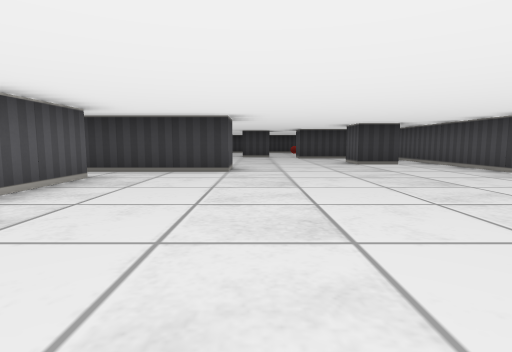
view 1 (above)

15 first-person views from a walk through a cub3D level. The camera is about half as high as the walls, tilts 6° down and sees 80° across. The floor is counted in squares. Each view is taken from the middle of a square. On the plan, view 1 faces up. The plan holds only what a view shows up to about 9 squares ahead; the rest is blank.

view 2
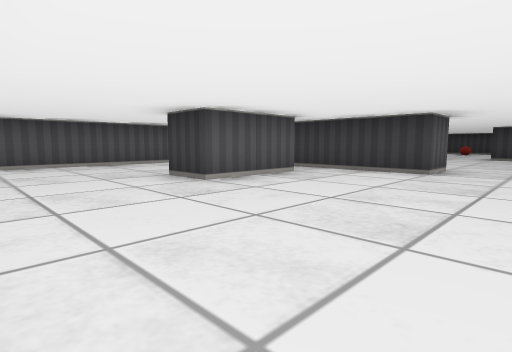

view 3
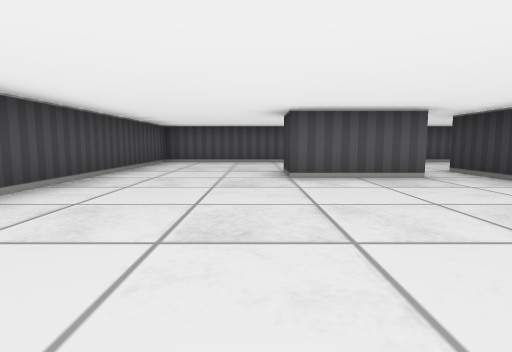

view 4
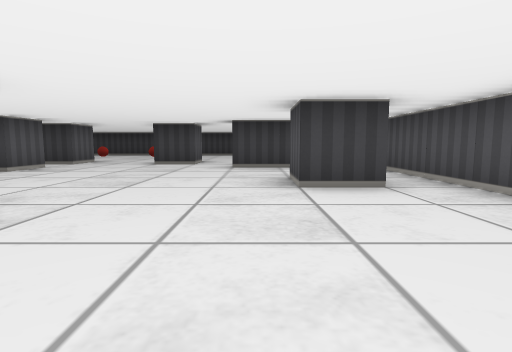

view 5
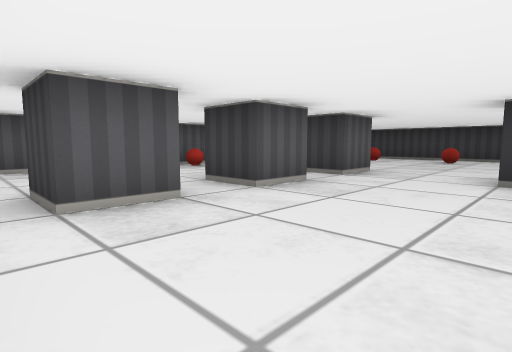

view 6
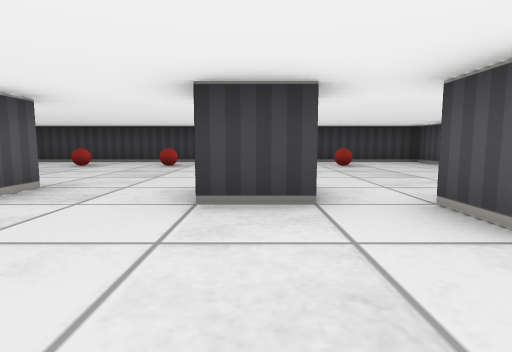

view 7
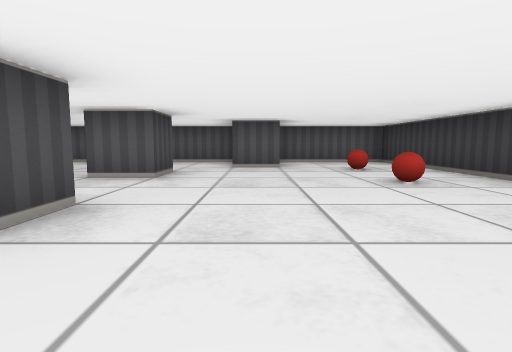

view 8
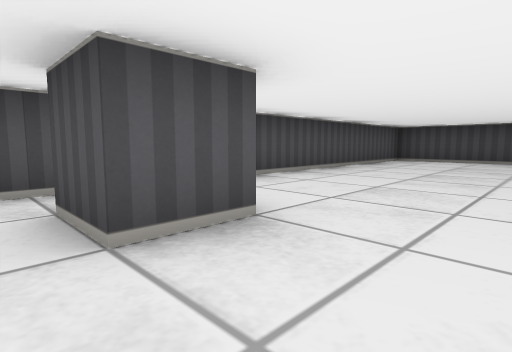

view 9
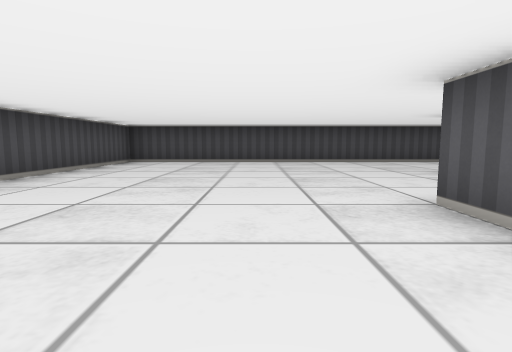

view 10
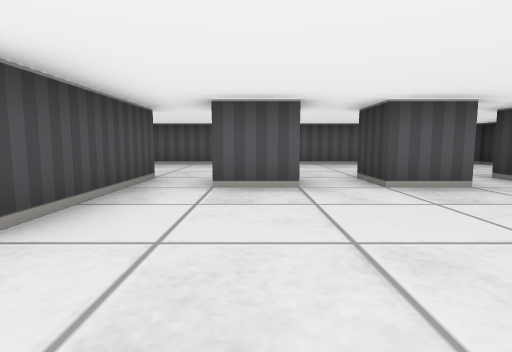

view 11
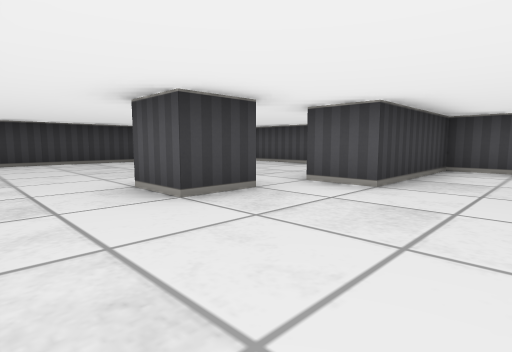

view 12
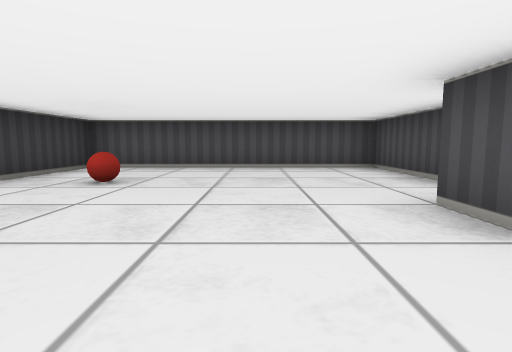

view 13
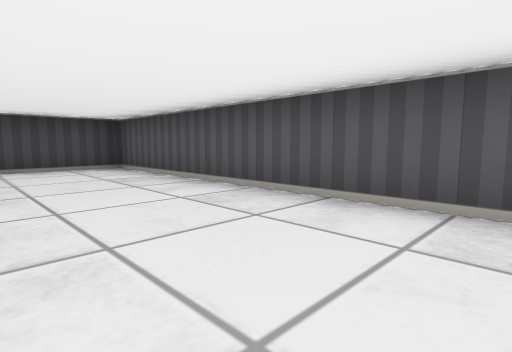

view 14
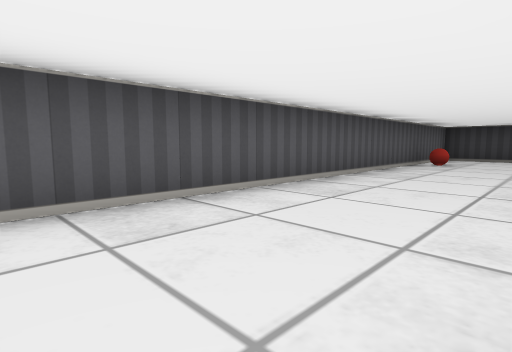

view 15
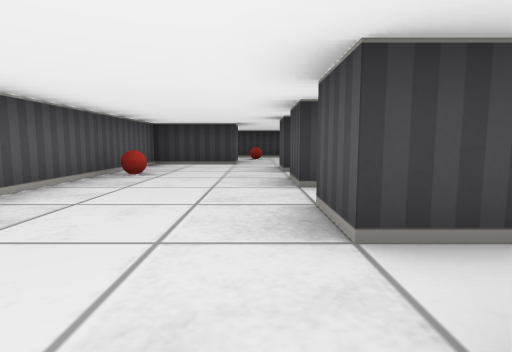

### Floor plan
Points are (right, up) in squares from view 1. A wall is a line through its corners. A room is listed if a view was taken in it or the views show most of it. See-through windows are left out.
Room 1 (views 1, 2, 3, 4, 5, 6, 7, 8, 9, 10, 11, 12, 13, 14, 15)
walls: (-2.5, 8.6) (-2.5, 7.5) (-3.5, 7.5) (-3.5, 8.5); (-3.5, 6.5) (-0.5, 6.5) (-0.5, 5.5) (-3.5, 5.5); (-2.5, 10.6) (-2.5, 9.5) (-3.5, 9.5) (-3.5, 10.5); (-0.5, 11.5) (-0.5, 12.5) (0.5, 12.5) (0.5, 11.5) (-0.5, 11.5); (-2.5, 4.6) (-2.5, 2.5) (-3.5, 2.5); (-2.5, 11.5) (-3.5, 11.5) (-3.5, 12.5) (-2.5, 12.5) (-2.5, 11.5); (3.6, 7.5) (2.5, 7.5) (2.5, 8.5) (3.5, 8.5); (2.1, 11.5) (4.5, 11.5) (4.5, 17.5) (-6.5, 17.5) (-6.5, 14.6); (-4.5, 14.6) (-4.5, 13.5) (-6.5, 13.5) (-6.5, -0.5) (4.5, -0.5) (4.5, 10.5) (1.5, 10.5) (1.5, 11.5)
objects: ball (-6, 11); ball (-4, 16); ball (-2, 16); ball (2, 16)

Where each view was taken, in squares from view 1:
view 1: 0 up, 0 right, facing up
view 2: 0 up, 1 right, facing up-left
view 3: 2 up, 2 right, facing left
view 4: 4 up, 2 right, facing up
view 5: 7 up, 0 right, facing up-left
view 6: 9 up, 0 right, facing up
view 7: 14 up, 2 right, facing left
view 8: 9 up, 1 right, facing down-right
view 9: 8 up, 1 right, facing down
view 10: 8 up, 1 right, facing left
view 11: 9 up, 2 left, facing up-right
view 12: 14 up, 2 left, facing right
view 13: 6 up, 4 left, facing down-left
view 14: 3 up, 4 left, facing up-left
view 15: 6 up, 4 left, facing up
